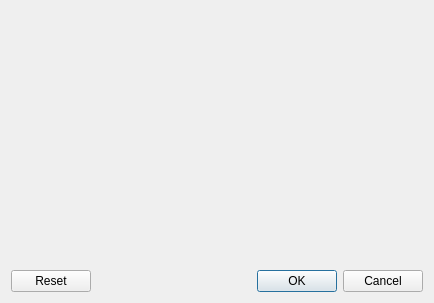
<?xml version="1.0" encoding="UTF-8"?>
<ui version="4.0">
 <class>NewGameDialog</class>
 <widget class="QDialog" name="NewGameDialog">
  <property name="geometry">
   <rect>
    <x>0</x>
    <y>0</y>
    <width>434</width>
    <height>303</height>
   </rect>
  </property>
  <property name="windowTitle">
   <string>Start New Game</string>
  </property>
  <property name="locale">
   <locale language="English" country="UnitedStates"/>
  </property>
  <layout class="QVBoxLayout" name="verticalLayout">
   <item>
    <widget class="BotRace::Core::GameSettingsWidget" name="widget" native="true">
     <property name="sizePolicy">
      <sizepolicy hsizetype="MinimumExpanding" vsizetype="MinimumExpanding">
       <horstretch>0</horstretch>
       <verstretch>0</verstretch>
      </sizepolicy>
     </property>
    </widget>
   </item>
   <item>
    <widget class="QDialogButtonBox" name="buttonBox">
     <property name="standardButtons">
      <set>QDialogButtonBox::Cancel|QDialogButtonBox::Ok|QDialogButtonBox::Reset</set>
     </property>
    </widget>
   </item>
  </layout>
 </widget>
 <customwidgets>
  <customwidget>
   <class>BotRace::Core::GameSettingsWidget</class>
   <extends>QWidget</extends>
   <header>ui/gamesettingswidget.h</header>
   <container>1</container>
  </customwidget>
 </customwidgets>
 <resources/>
 <connections>
  <connection>
   <sender>buttonBox</sender>
   <signal>accepted()</signal>
   <receiver>NewGameDialog</receiver>
   <slot>startGame()</slot>
   <hints>
    <hint type="sourcelabel">
     <x>254</x>
     <y>162</y>
    </hint>
    <hint type="destinationlabel">
     <x>209</x>
     <y>335</y>
    </hint>
   </hints>
  </connection>
  <connection>
   <sender>buttonBox</sender>
   <signal>rejected()</signal>
   <receiver>NewGameDialog</receiver>
   <slot>reject()</slot>
   <hints>
    <hint type="sourcelabel">
     <x>306</x>
     <y>159</y>
    </hint>
    <hint type="destinationlabel">
     <x>288</x>
     <y>335</y>
    </hint>
   </hints>
  </connection>
  <connection>
   <sender>buttonBox</sender>
   <signal>clicked(QAbstractButton*)</signal>
   <receiver>NewGameDialog</receiver>
   <slot>resetToDefaults(QAbstractButton*)</slot>
   <hints>
    <hint type="sourcelabel">
     <x>204</x>
     <y>161</y>
    </hint>
    <hint type="destinationlabel">
     <x>104</x>
     <y>326</y>
    </hint>
   </hints>
  </connection>
 </connections>
 <slots>
  <slot>startGame()</slot>
  <slot>enableDisableLifes(bool)</slot>
  <slot>enableDisableDamage(bool)</slot>
  <slot>resetToDefaults(QAbstractButton*)</slot>
 </slots>
</ui>
